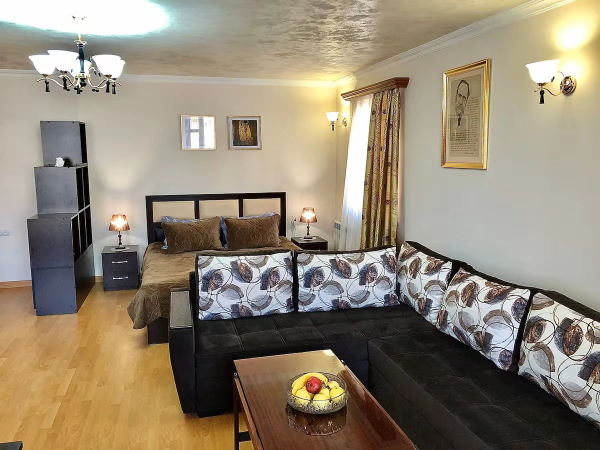
#> input picture airbnb-3d-tour/photos/p01.jpg, 1200 x 900 px (shown at 1/2 size)
$ python -i cover_candidates.py   (imports and definitions only)
#> lines starting #> are read from the running program, lines starting #| are printed output that depends on the picture
#!/usr/bin/env python3
"""Eight cover candidates from two 4-panel boards (RUNBOOK §00.23, user rule 2026-11-04).

  python3 meshkani-pro/scripts/cover_candidates.py --boards b1.png b2.png --out work/cover_x --cover-json cover.json
Crops every board into its 4 vertical panels (9:16 from the centre), renders news-reel/cover.html on each with
one of 4 headlines from cover.json "headlines" (2 backgrounds per headline), and writes <out>/cover_candidates.jpg (4x2 contact sheet) plus <out>/cand_N/cover.jpg.
"""
import argparse, json, subprocess, sys
from pathlib import Path
from PIL import Image, ImageDraw, ImageFont

HERE = Path(__file__).resolve().parent.parent.parent


def panels(board, n=4):
#> called with board = '../../airbnb-3d-tour/photos/p01.jpg', n = 4
    im = Image.open(board).convert('RGB'); W, H = im.size; pw = W // n
#> in panels, im is the input picture: PIL image 1200x900 RGB; mean R, G, B 147.1, 135.6, 117.3
#> after `W, H = im.size`: W = 1200; H = 900
#> after `pw = W // n`: pw = 300
    out = []
    for i in range(n):
        p = im.crop((i * pw, 0, (i + 1) * pw, H))
        # trim black gutters: shave 1.5 % each side, then crop to 9:16 from the centre
        w, h = p.size; m = int(w * 0.015); p = p.crop((m, 0, w - m, h)); w, h = p.size
        th = int(w * 16 / 9)
        if th <= h: y = (h - th) // 2; p = p.crop((0, y, w, y + th))
        else: tw = int(h * 9 / 16); x = (w - tw) // 2; p = p.crop((x, 0, x + tw, h))
        out.append(p.resize((1080, 1920), Image.LANCZOS))
#> this loop made 4 passes
#> pass 1, in panels, `p = im.crop((i * pw, 0, (i + 1) * pw, H))`:
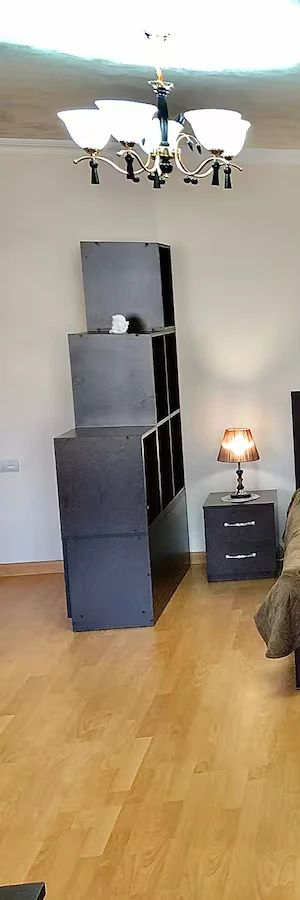
#> p: PIL image 300x900 RGB; mean R, G, B 167, 151, 128.6
#> pass 1, in panels, `p = p.crop((m, 0, w - m, h))`:
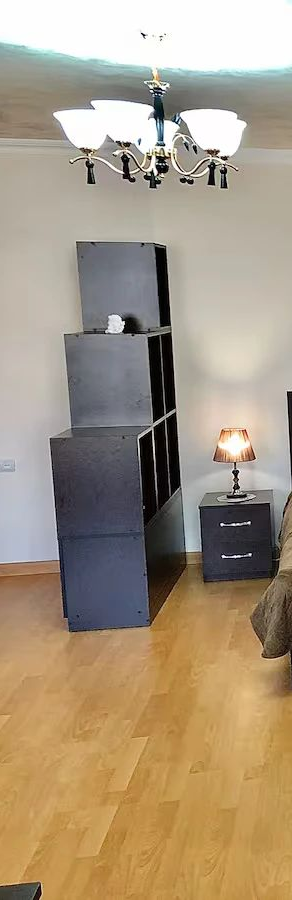
#> p: PIL image 292x900 RGB; mean R, G, B 167, 151, 128.6
#> pass 1, in panels, `p = p.crop((0, y, w, y + th))`:
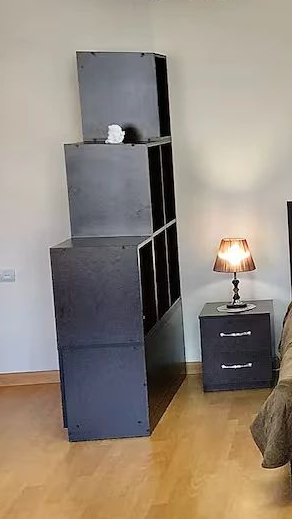
#> p: PIL image 292x519 RGB; mean R, G, B 147.3, 136, 124
#> pass 2, in panels, `p = im.crop((i * pw, 0, (i + 1) * pw, H))`:
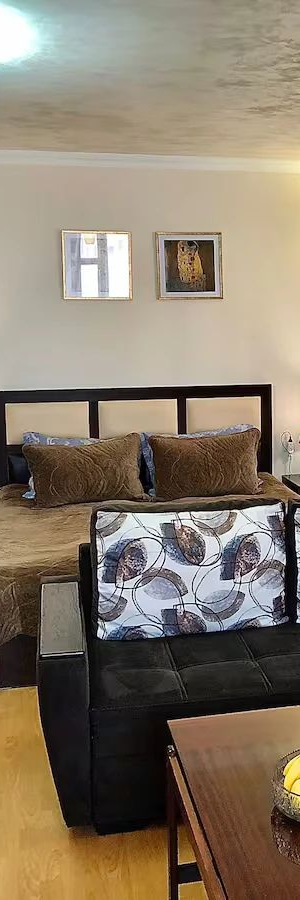
#> p: PIL image 300x900 RGB; mean R, G, B 135.7, 122.9, 105.6
#> after the loop:
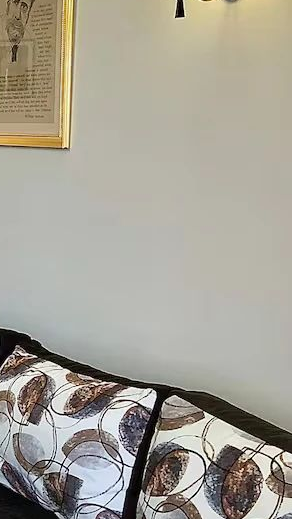
#> p: PIL image 292x519 RGB; mean R, G, B 166, 161.9, 150.5
#> after the loop, out = 4 items
    return out


def main():
    ap = argparse.ArgumentParser()
    ap.add_argument('--boards', nargs='+', required=True); ap.add_argument('--out', required=True); ap.add_argument('--cover-json', required=True)
    a = ap.parse_args(); out = Path(a.out); out.mkdir(parents=True, exist_ok=True)
    cj = json.loads(Path(a.cover_json).read_text()); covers = []
    # user rule 2026-11-05 (REEL-039): the 8 candidates vary the WORDING as well as the background. cover.json carries
    # "headlines": [{"title", "kicker"}, ×4] (one per angle W / N / H / controversial); candidate k gets headline (k-1)//2.
    heads = cj.get('headlines') or []
    if len(heads) < 4: sys.exit('cover.json needs "headlines": 4 different {title, kicker} (angles W, N, H, controversial) — RUNBOOK §00.23')
    k = 0
    for b in a.boards:
        for p in panels(b):
            k += 1; d = out / f'cand_{k}'; d.mkdir(exist_ok=True)
            p.save(d / 'bg.jpg', quality=92); c = {x: y for x, y in cj.items() if x != 'headlines'}; c['bg'] = 'bg.jpg'
            c.update(heads[min((k - 1) // 2, len(heads) - 1)])
            (d / 'cover.json').write_text(json.dumps(c, ensure_ascii=False))
            r = subprocess.run(['node', str(HERE / 'news-reel' / 'cover_render.mjs'), f'--dir={d}'], capture_output=True, text=True)
            if r.returncode != 0: print(f'cand_{k}:', (r.stdout + r.stderr)[-300:], file=sys.stderr)
            covers.append(d / 'cover.jpg')
    tw, th = 540, 960; cols = 4; rows = (len(covers) + cols - 1) // cols
    sheet = Image.new('RGB', (cols * tw + (cols + 1) * 12, rows * th + (rows + 1) * 12 + rows * 40), (18, 18, 18))
    dr = ImageDraw.Draw(sheet)
    try: font = ImageFont.truetype('/usr/share/fonts/truetype/dejavu/DejaVuSans-Bold.ttf', 30)
    except Exception: font = ImageFont.load_default()
    for i, c in enumerate(covers):
        if not c.exists(): continue
        x = 12 + (i % cols) * (tw + 12); y = 12 + (i // cols) * (th + 12 + 40)
        sheet.paste(Image.open(c).resize((tw, th), Image.LANCZOS), (x, y + 40)); dr.text((x + 8, y + 4), str(i + 1), fill=(255, 212, 0), font=font)
    sheet.save(out / 'cover_candidates.jpg', quality=90); print(out / 'cover_candidates.jpg', len(covers), 'candidates')


# [2 lines not run here, left out]

>>> result = panels('../../airbnb-3d-tour/photos/p01.jpg')
#> result = 4 items

$ run again, on airbnb-3d-tour/photos/p03.jpg
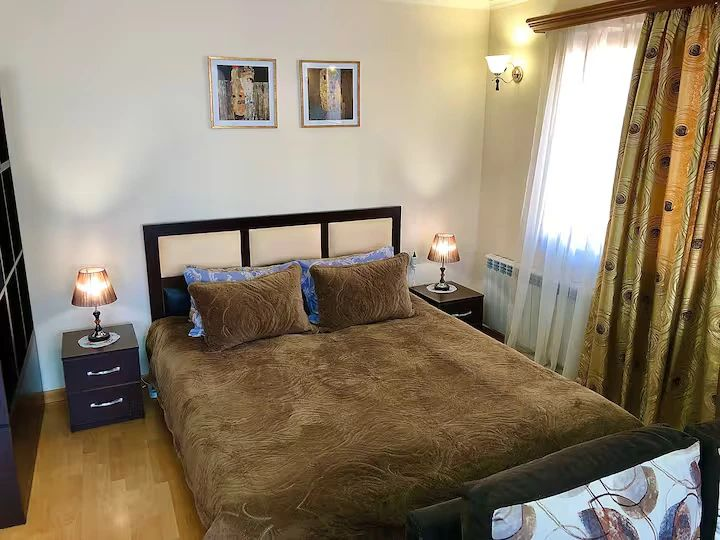
#> input picture airbnb-3d-tour/photos/p03.jpg, 720 x 540 px
#> in panels, im is the input picture: PIL image 720x540 RGB; mean R, G, B 143.2, 129.8, 109.6
#> the loop in panels, `for i in range(n):` made 4 passes
#> pass 1, in panels, `p = p.crop((0, y, w, y + th))`:
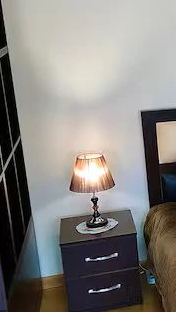
#> p: PIL image 176x312 RGB; mean R, G, B 134, 130.9, 127
#> after the loop in panels, `for i in range(n):`:
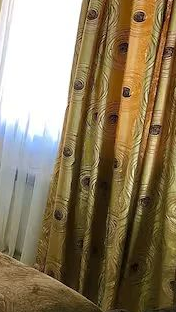
#> p: PIL image 176x312 RGB; mean R, G, B 140.6, 124.4, 95.3
#> after the loop in panels, `for i in range(n):`: out = 4 items

$ run again, on airbnb-3d-tour/photos/p04.jpg
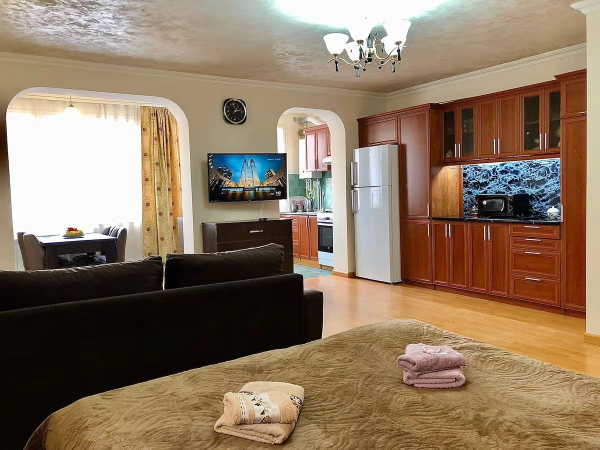
#> input picture airbnb-3d-tour/photos/p04.jpg, 1200 x 900 px (shown at 1/2 size)
#> in panels, im is the input picture: PIL image 1200x900 RGB; mean R, G, B 140.7, 119.7, 97.8
#> the loop in panels, `for i in range(n):` made 4 passes
#> pass 1, in panels, `p = p.crop((0, y, w, y + th))`:
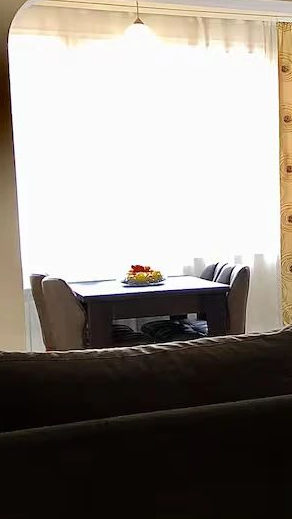
#> p: PIL image 292x519 RGB; mean R, G, B 146.1, 140.2, 133.7
#> after the loop in panels, `for i in range(n):`:
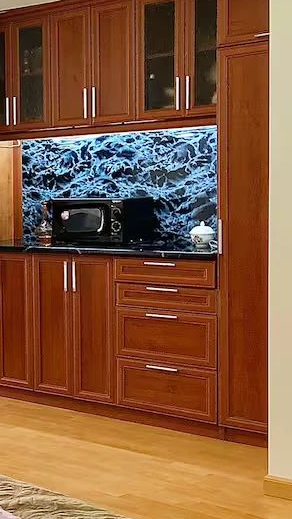
#> p: PIL image 292x519 RGB; mean R, G, B 132.3, 87.9, 58.9
#> after the loop in panels, `for i in range(n):`: out = 4 items

$ run again, on airbnb-3d-tour/photos/p05.jpg
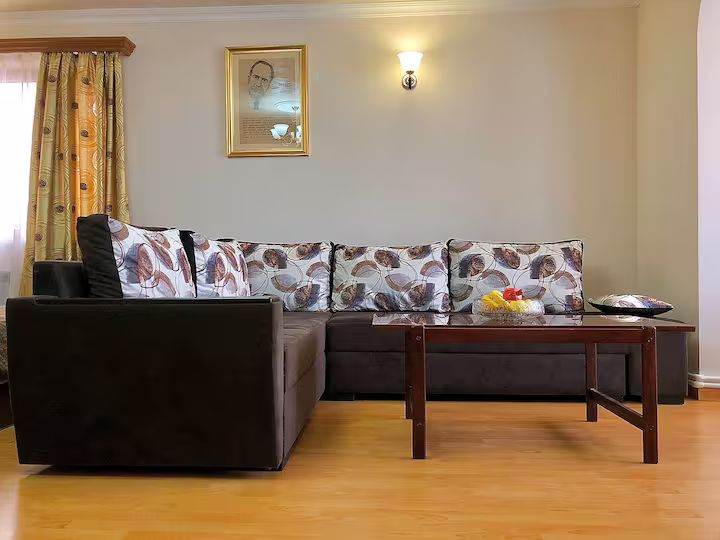
#> input picture airbnb-3d-tour/photos/p05.jpg, 720 x 540 px
#> in panels, im is the input picture: PIL image 720x540 RGB; mean R, G, B 142.5, 119.2, 95.7
#> the loop in panels, `for i in range(n):` made 4 passes
#> pass 1, in panels, `p = p.crop((0, y, w, y + th))`:
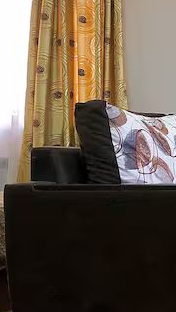
#> p: PIL image 176x312 RGB; mean R, G, B 99.7, 86.4, 72.3
#> after the loop in panels, `for i in range(n):`:
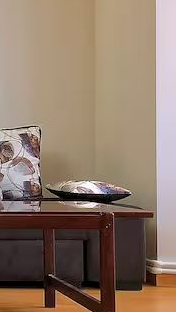
#> p: PIL image 176x312 RGB; mean R, G, B 143.1, 122.1, 105.7
#> after the loop in panels, `for i in range(n):`: out = 4 items
